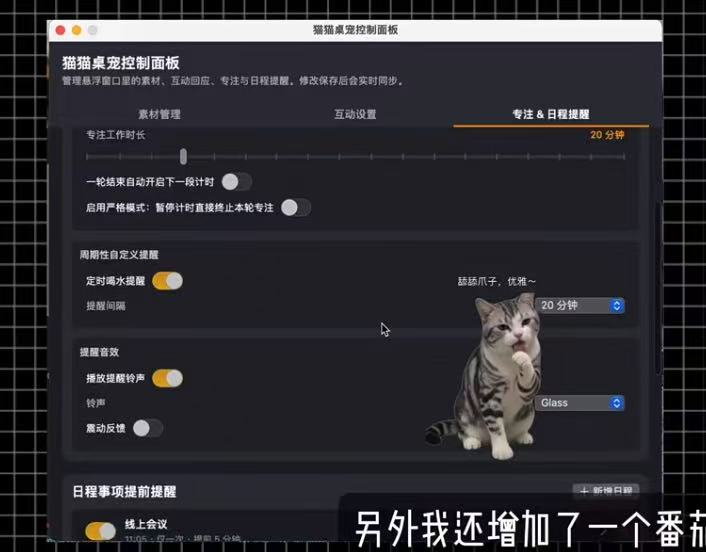
#> input picture 3.jpg, 706 x 552 px
$ python -i rematte_lib.py   (imports and definitions only)
#> lines starting #> are read from the running program, lines starting #| are printed output that depends on the picture; after the words box and inside, x2 and y2 are one past the last pixel; in counts of white or black regions, pixels touching at a corner belong together
#> further down, picture is the input picture: shape (552, 706, 3); mean B, G, R 50.6, 45.6, 46.7
# 抠像核心库：绿幕抠像（保留黑眼/黑纹/深色）+ 时间一致性去水印（不误伤 lolo 白脸）
import os, glob, shutil, subprocess
import numpy as np
from PIL import Image

FF = r'C:/Users/hxw/Desktop/lolo/node_modules/ffmpeg-static/ffmpeg.exe'  # 历史遗留常量，现在改用 cv2
FPS = 15
DUR = round(1000 / FPS)  # 67ms/帧

# [25 lines left out: function extract, not called in this run]

def dilate(b, n=1):
    for _ in range(n):
        b = b | np.roll(b, 1, 0) | np.roll(b, -1, 0) | np.roll(b, 1, 1) | np.roll(b, -1, 1)
    return b

def gblur(a):
    k = np.array([1, 2, 1], float) / 4
    a = np.apply_along_axis(lambda x: np.convolve(x, k, 'same'), 0, a)
    a = np.apply_along_axis(lambda x: np.convolve(x, k, 'same'), 1, a)
    return a

def bg_ref_of(rgb):
    """取角落绿色中位数作为背景基准（每帧自适应）"""
    g = rgb[:, :, 1].astype(np.int32)
    r = rgb[:, :, 0].astype(np.int32)
    b = rgb[:, :, 2].astype(np.int32)
    greenness = g - np.maximum(r, b)
    corners = np.concatenate([greenness[:40, :40].ravel(), greenness[:40, -40:].ravel(),
                              greenness[-40:, :40].ravel(), greenness[-40:, -40:].ravel()])
    return float(np.median(corners))

def matte_core(rgb):
    """绿幕抠像：保留黑眼/黑纹/深色爪垫，做溢色去除与边缘柔化。不含水印处理。
    v2 修复：
    - 地板规则：地板绿比墙暗，用更低阈值整体抠掉地板上残留的暗绿碎点与投影
      （黑色爪垫 greenness≈0 不受影响）；
    - 闭运算封缝：白毛阴影缝/肚皮阴影洞与外界连通的细缝先封住，再整体填洞，
      书影投在白肚皮上被抠出的洞（~1300px）也能填回；
    - 孤立噪点清除：与主体不连通的小前景（右下角水印残渣等）整块删除。"""
    from scipy import ndimage
    r = rgb[:, :, 0].astype(np.int32); g = rgb[:, :, 1].astype(np.int32); b = rgb[:, :, 2].astype(np.int32)
    greenness = g - np.maximum(r, b)
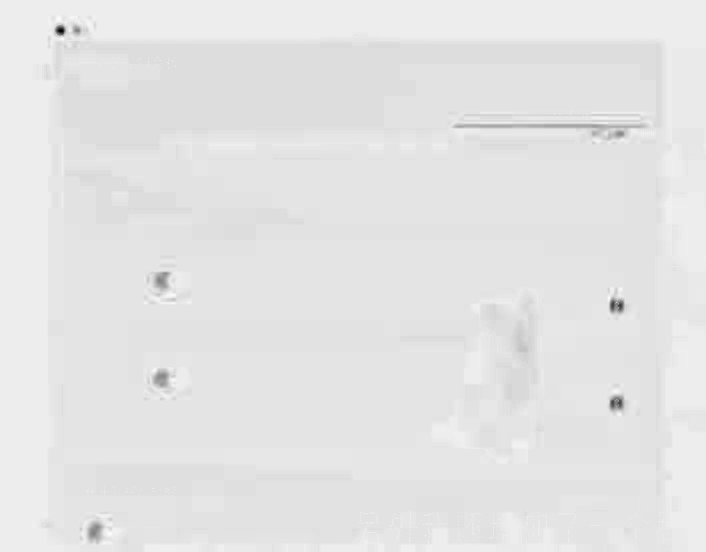
#> greenness: shape (552, 706) int32; min -164, max 12, mean -6.16; drawn with min black and max white
    sat = np.maximum(np.maximum(r, g), b) - np.minimum(np.minimum(r, g), b)
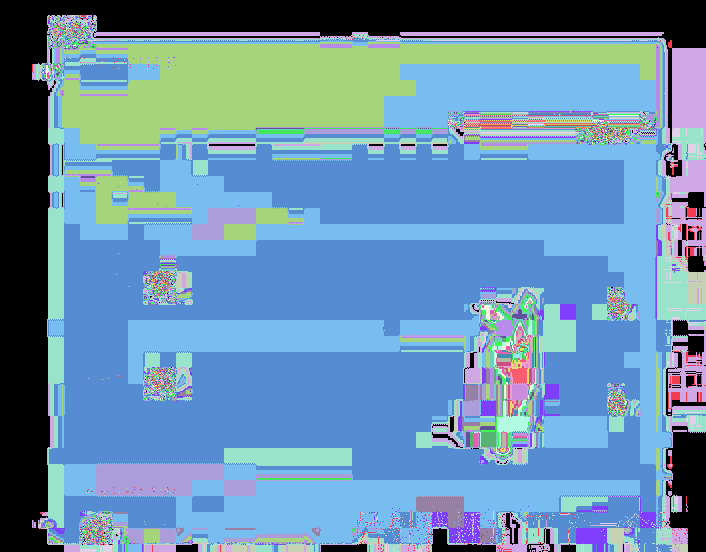
#> sat: shape (552, 706) int32; 204 distinct labels, from 0 to 207; one colour per label, 0 black
    bg_ref = bg_ref_of(rgb)
#> in bg_ref_of, `corners = np.concatenate([greenness[:40, :40].ravel(), greenness[:40, ..`: corners = 6400 values, max 1 at index 3552, min -6 at index 6120, mean -0.26
#> bg_ref = 0
    bg = greenness > bg_ref * 0.5
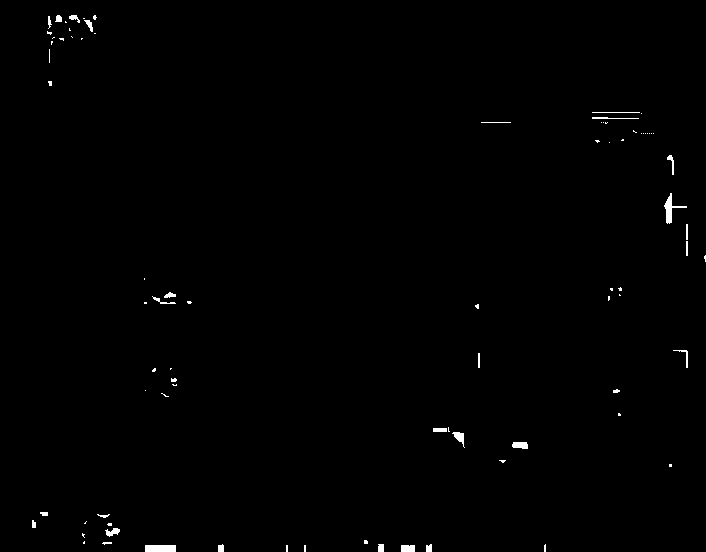
#> bg: shape (552, 706) bool; 0.53% white; 84 white regions (54 under 20 px), largest, box (x1, y1, x2, y2) and area: (145, 545, 176, 552) 217, (664, 193, 687, 224) 199, (512, 442, 528, 449) 97
    bg = dilate(bg, 2)
    # 保护低饱和像素（白脸/肤色/浅色绒毛）：膨胀只允许吃高饱和的纯绿背景，
    # 不能把贴着绿幕的白色脸边缘当成背景抠穿（睡觉趴地时尤甚）
    bg = bg & (sat > 25)
#> bg: shape (552, 706) bool; 0.05% white in thin lines or dots, all inside (x1, y1, x2, y2) = (59, 23, 624, 543)
    # 地板规则：地板绿比背景墙暗（greenness/SAT 都偏低），墙阈值抠不干净，
    # 残留的暗绿碎点+投影就成了玩偶脚边的"黑色像素点"。放宽阈值整体抠掉。
    # 玩偶深色部分（黑眼/黑爪垫/深棕花纹）greenness≤0，不会被误伤。
    h = rgb.shape[0]
#> h = 552
    ys = np.arange(h, dtype=np.int32).reshape(-1, 1)
#> ys = 552 values from 0 to 551
    floor_row = ys > int(h * 0.70)
    bg = bg | (floor_row & (greenness > 8) & (sat > 14))
    fg = ~bg
    # 闭运算：白毛阴影缝、肚皮阴影区与外界连通的细缝先封住
    fg = ndimage.binary_closing(fg, structure=np.ones((5, 5), bool))
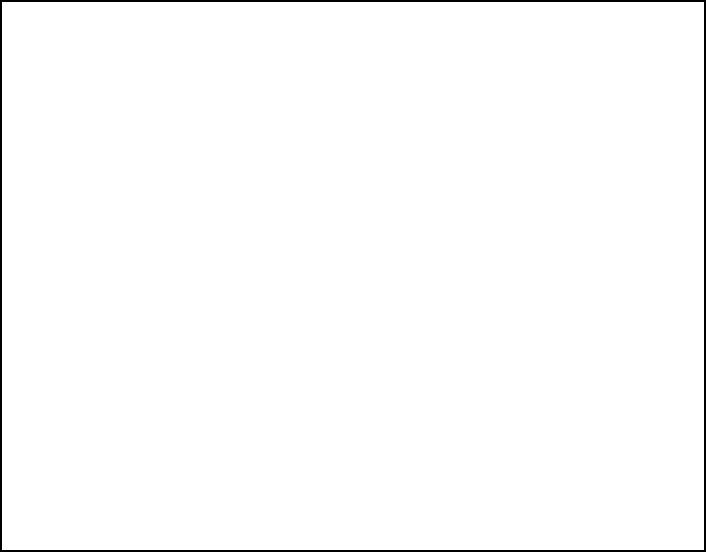
#> fg: shape (552, 706) bool; 98.7% white; 1 black region, box (x1, y1, x2, y2) and area: (0, 0, 706, 552) 5016
    # 填洞：绿幕反光渗进白脸内部形成的透明洞、书影在白肚皮上抠出的洞，
    # 只要被身体包围就整体填回（坐姿玩偶没有真实"封闭窗"，上限放宽到 8000px 防意外）
    filled = ndimage.binary_fill_holes(fg)
    holes = filled & ~fg
#> holes: shape (552, 706) bool; every value is 0
    lab, num = ndimage.label(holes)
#> lab: shape (552, 706) int32; every value is 0
#> num = 0
    if num:
        max_hole = 8000
        big = np.zeros_like(fg)
        for k in range(1, num + 1):
            m = lab == k
            if m.sum() > max_hole:
                big |= m
        fg = filled & ~big
    # 孤立噪点：不挨着主体的前景碎块（右下角"豆包AI"水印残渣、绿幕碎点）整块删除
    lab, num = ndimage.label(fg)
#> num = 1
    if num > 1:
        sizes = ndimage.sum(fg, lab, range(1, num + 1))
        main = int(np.argmax(sizes)) + 1
        mainm = lab == main
        near = mainm
        for _ in range(8):
            near = near | np.roll(near, 1, 0) | np.roll(near, -1, 0) | np.roll(near, 1, 1) | np.roll(near, -1, 1)
        for k in range(1, num + 1):
            if k == main:
                continue
            m = lab == k
            if m.sum() < 5000 and not (m & near).any():
                fg &= ~m
    spill = (greenness > 0) & fg
#> spill: shape (552, 706) bool; 0.49% white; 83 white regions (53 under 20 px), largest, box (x1, y1, x2, y2) and area: (664, 193, 687, 224) 199, (145, 545, 176, 550) 155, (512, 442, 528, 449) 97
    # 地面阴影细条清除：接触地面的动画里，lolo 在地板上的投影是"深色近中性"像素
    # （lum<110、greenness≈0、低饱和），既不够绿过不了墙/地板规则，也不像爪垫那样偏暖，
    # 残留为贴在爪子轮廓底部的横向细条（两爪之间最明显）。真实深色部件（黑爪垫）
    # 竖向厚度大（~100px），用竖向形态学开运算区分：细条（<41px 高）删除，厚块保留。
    lum = np.maximum(np.maximum(r, g), b)
    dark = fg & (lum < 110) & (greenness < 8) & (sat < 40) & floor_row
#> dark: shape (552, 706) bool; 27% white; 48 white regions (40 under 20 px), largest, box (x1, y1, x2, y2) and area: (2, 387, 704, 550) 104865, (541, 517, 545, 542) 100, (362, 515, 376, 521) 84
    if dark.any():
        thick = ndimage.binary_opening(dark, structure=np.ones((41, 1), bool))
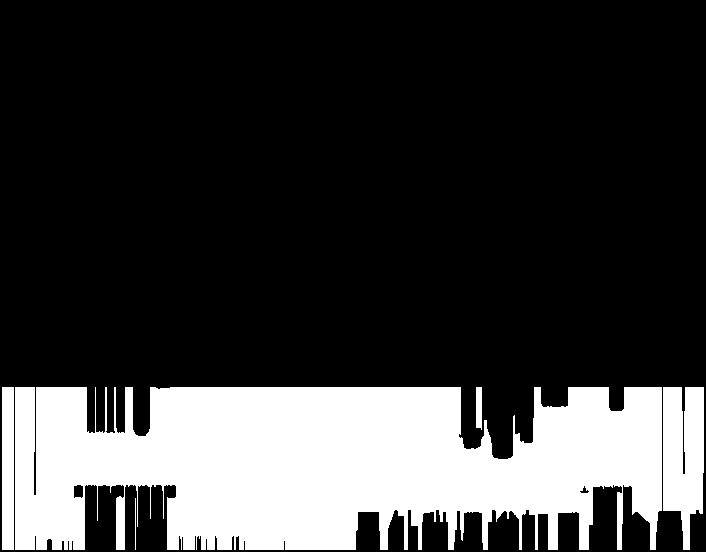
#> thick: shape (552, 706) bool; 23.3% white; 5 white regions, box (x1, y1, x2, y2) and area: (15, 387, 662, 550) 83468, (663, 387, 704, 550) 5217, (2, 387, 14, 550) 1956, (476, 387, 482, 430) 248, (135, 498, 136, 550) 52
        # 追加"下方 12px 内是背景"约束：地面阴影贴着轮廓底边（下方就是地板绿），
        # 而看书动画里书的深色封底位于身体内部（下方是白肚皮），不能误删
        bgm = ~fg
        bg_below = np.zeros_like(bgm)
        for dy in range(1, 13):
            bg_below[:-dy] |= bgm[dy:]
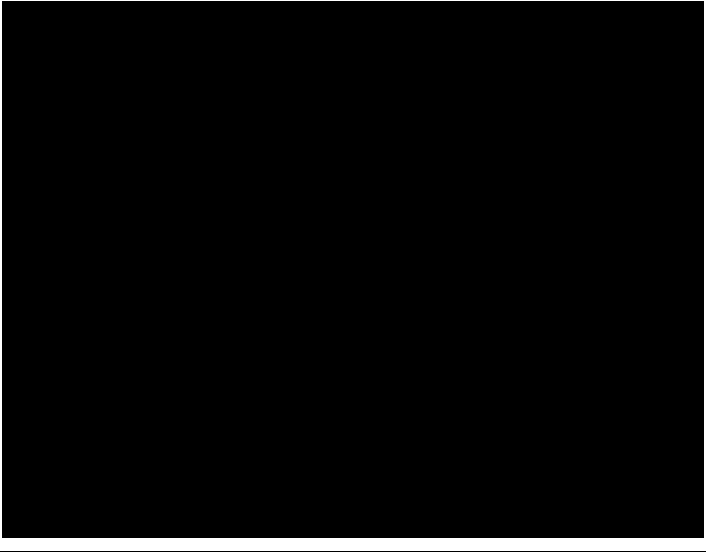
#> bg_below: shape (552, 706) bool; 3.1% white; 1 white region, box (x1, y1, x2, y2) and area: (0, 0, 706, 551) 12032
        fg &= ~(dark & ~thick & bg_below)
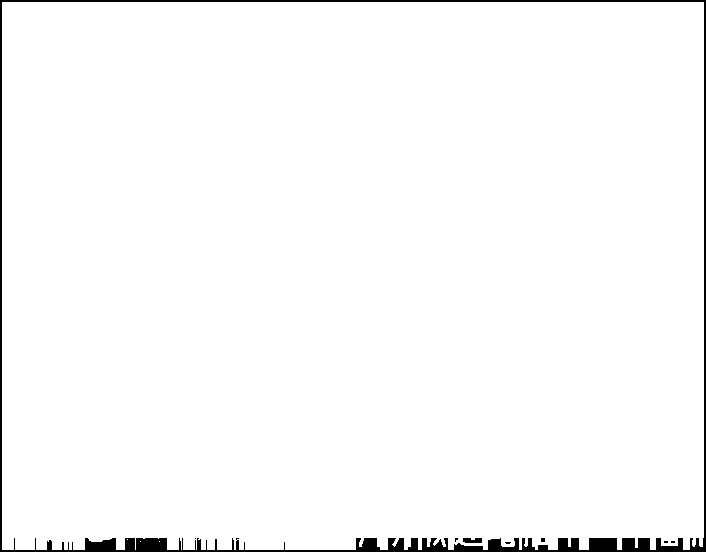
#> fg: shape (552, 706) bool; 97.8% white; 8 black regions (6 under 20 px), largest, box (x1, y1, x2, y2) and area: (0, 0, 706, 552) 8482, (463, 538, 482, 543) 85
    g2 = np.where(spill, np.maximum(r, b), g)
    alpha = gblur(fg.astype(np.float32) * 255)
    rgba = np.dstack([r, g2, b, np.clip(alpha, 0, 255)]).astype(np.uint8)
    return rgba

# ---------- 时间一致性去水印（视频用） ----------
# [63 lines left out: functions _corner_zones, _candidate_in_zone, detect_static_watermark, apply_static_watermark, clear_watermark_image, not called in this run]

>>> import cv2
>>> picture = cv2.imread('../3.jpg')
>>> result = matte_core(picture)
